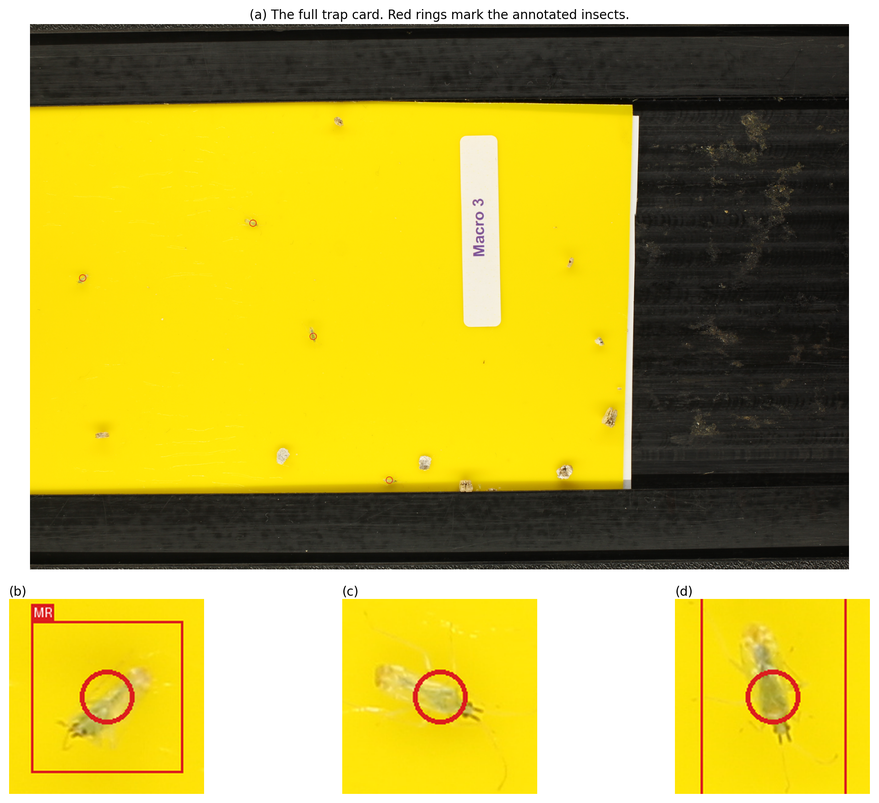
#> input picture assets/dataset_image_boxes_visible.png, 879 x 803 px, shrunk from 1934 x 1767 before the run; its folder holds only this picture in this run
$ python -i cutouts.py   (imports and definitions only)
#> lines starting #> are read from the running program, lines starting #| are printed output that depends on the picture; after the words box and inside, x2 and y2 are one past the last pixel; in counts of white or black regions, pixels touching at a corner belong together
"""Foreground extraction: raw photographs to alpha-matted cutouts.

Everything the generator composites starts here. The quality of these mattes
sets a ceiling on the quality of the synthetic data: a cutout that keeps a
halo of its original background teaches the detector to look for that halo.

Two extraction paths are provided.

``rembg`` (a U^2-Net segmentation model) gives the better mattes and is used
for the 44 Aspilanta targets. It is run in a **subprocess** rather than
imported. That is not defensiveness for its own sake: rembg pulls in
onnxruntime, which will grab the GPU and, in the same process as PyTorch,
reliably exhausts CUDA memory partway through a batch. Isolating it also means
a segfault costs one image rather than the whole run.

A classical GrabCut + guided-filter chain is the fallback, and the primary
path for the distractor set where volume matters more than perfection.
"""

from __future__ import annotations

import gc
import json
import os
import subprocess
import sys
from collections.abc import Sequence
from pathlib import Path

import cv2
import numpy as np

__all__ = [
    "SUPPORTED_EXTS", "colour_distance_mask", "guided_filter_alpha",
    "clean_mask", "grabcut_with_hint", "full_extraction",
    "extract_with_rembg", "extract_folder", "write_manifest",
]

SUPPORTED_EXTS = {".jpg", ".jpeg", ".png", ".webp", ".tif", ".tiff"}


# --------------------------------------------------------------------------- #
# Classical extraction chain
# --------------------------------------------------------------------------- #
def colour_distance_mask(img_bgr: np.ndarray, margin_frac: float = 0.08) -> np.ndarray:
    """Rough foreground mask from colour distance to the image border.

    Specimen photographs are shot against a plain surface, so the border
    pixels are a reliable sample of the background. Normalising the distance
    by the border's own per-channel standard deviation makes the 2.5-sigma
    threshold meaningful whether the background is evenly lit or not.
    """
    height, width = img_bgr.shape[:2]
    margin = max(5, int(min(height, width) * margin_frac))
    border = np.vstack([
        img_bgr[:margin, :].reshape(-1, 3),
        img_bgr[-margin:, :].reshape(-1, 3),
        img_bgr[:, :margin].reshape(-1, 3),
        img_bgr[:, -margin:].reshape(-1, 3),
    ]).astype(np.float32)

    bg_mean = border.mean(0)
    bg_std = border.std(0) + 10.0     # floor, so a flat background is not divided by ~0
    distance = np.sqrt(((img_bgr.astype(np.float32) - bg_mean) ** 2
                        / bg_std ** 2).sum(2))
    return ((distance > 2.5) * 255).astype(np.uint8)


def guided_filter_alpha(img_bgr: np.ndarray, rough_mask: np.ndarray,
                        radius: int = 4, eps: float = 1e-3) -> np.ndarray:
    """Snap a binary mask to image edges, producing a soft alpha matte.

    A guided filter smooths the mask while respecting edges in the guide
    image, which is what recovers antenna and wing-fringe detail that GrabCut
    cuts off square. ``cv2.ximgproc`` lives in opencv-contrib; the bilateral
    filter fallback is noticeably worse but keeps the pipeline running on a
    plain opencv-python install.
    """
    guide = cv2.cvtColor(img_bgr, cv2.COLOR_BGR2GRAY).astype(np.float32) / 255.0
    alpha = rough_mask.astype(np.float32) / 255.0
    try:
        gf = cv2.ximgproc.createGuidedFilter(guide[:, :, np.newaxis], radius, eps)
        refined = np.clip(gf.filter(alpha[:, :, np.newaxis])[:, :, 0], 0, 1)
    except Exception:
        refined = cv2.bilateralFilter(alpha, 9, 0.1, 15)
    return (refined * 255).astype(np.uint8)


def clean_mask(mask: np.ndarray) -> np.ndarray:
    """Close holes and keep only the largest connected component.

    Insects photographed with spread wings produce masks with interior gaps;
    the flood-fill from the corner closes those. Keeping one component then
    discards dust specks and shadow fragments that survived thresholding.
    """
    kernel = np.ones((3, 3), np.uint8)
    m = cv2.morphologyEx(mask, cv2.MORPH_CLOSE, kernel, iterations=3)
    m = cv2.morphologyEx(m, cv2.MORPH_OPEN, kernel, iterations=1)

    flood = m.copy()
    h, w = m.shape
    cv2.floodFill(flood, np.zeros((h + 2, w + 2), np.uint8), (0, 0), 255)
    m = cv2.bitwise_or(m, cv2.bitwise_not(flood))

    n_labels, labels, stats, _ = cv2.connectedComponentsWithStats(m)
    if n_labels <= 1:
        return m
    areas = stats[1:, cv2.CC_STAT_AREA]
    if len(areas) == 0:
        return m
    best = int(np.argmax(areas)) + 1
    out = np.zeros_like(m)
    out[labels == best] = 255
    return out


def grabcut_with_hint(img_bgr: np.ndarray, hint: np.ndarray,
                      iters: int = 10) -> np.ndarray:
    """GrabCut seeded from a colour-distance hint rather than a rectangle.

    Rectangle initialisation assumes the object fills most of the box, which
    is wrong for a thin moth on a wide frame. Seeding probable-foreground from
    the hint, hard-foreground from its erosion, and hard-background from the
    image border gives GrabCut a far better starting partition. Falls back to
    rectangle mode if the mask-mode call throws, which happens when the hint
    is degenerate.
    """
    height, width = img_bgr.shape[:2]
    gc_mask = np.zeros((height, width), np.uint8)
    gc_mask[hint > 0] = cv2.GC_PR_FGD
    gc_mask[hint == 0] = cv2.GC_PR_BGD

    border = max(3, min(height, width) // 20)
    gc_mask[:border, :] = cv2.GC_BGD
    gc_mask[-border:, :] = cv2.GC_BGD
    gc_mask[:, :border] = cv2.GC_BGD
    gc_mask[:, -border:] = cv2.GC_BGD
    gc_mask[cv2.erode(hint, np.ones((5, 5), np.uint8), iterations=3) > 0] = cv2.GC_FGD

    bgd = np.zeros((1, 65), np.float64)
    fgd = np.zeros((1, 65), np.float64)
    try:
        cv2.grabCut(img_bgr, gc_mask, None, bgd, fgd, iters, cv2.GC_INIT_WITH_MASK)
    except cv2.error:
        gc_mask = np.zeros((height, width), np.uint8)
        rect = (border, border, width - 2 * border, height - 2 * border)
        cv2.grabCut(img_bgr, gc_mask, rect, bgd, fgd, iters, cv2.GC_INIT_WITH_RECT)

    return np.where((gc_mask == cv2.GC_FGD) | (gc_mask == cv2.GC_PR_FGD),
                    255, 0).astype(np.uint8)


def full_extraction(img_bgr: np.ndarray) -> tuple[np.ndarray, float]:
    """Complete classical extraction. Returns ``(bgra, coverage_fraction)``.

    Coverage is the fraction of pixels retained, and doubles as the quality
    signal: below 3% the extraction found essentially nothing, above 93% it
    kept the background too. Either extreme triggers a plain rectangle-mode
    GrabCut retry, which is cruder but rarely fails in both directions.
    """
    height, width = img_bgr.shape[:2]

    hint = cv2.dilate(colour_distance_mask(img_bgr), np.ones((5, 5), np.uint8),
                      iterations=2)
    binary = grabcut_with_hint(img_bgr, hint, iters=10)
    alpha = guided_filter_alpha(img_bgr, binary, radius=4, eps=1e-3)
    _, thresholded = cv2.threshold(alpha, 30, 255, cv2.THRESH_BINARY)
    alpha = guided_filter_alpha(img_bgr, clean_mask(thresholded), radius=3, eps=5e-4)
    coverage = float((alpha > 30).sum() / (height * width))

    if coverage < 0.03 or coverage > 0.93:
        border = max(3, min(height, width) // 20)
        gc_mask = np.zeros((height, width), np.uint8)
        bgd = np.zeros((1, 65), np.float64)
        fgd = np.zeros((1, 65), np.float64)
        rect = (border, border, width - 2 * border, height - 2 * border)
        cv2.grabCut(img_bgr, gc_mask, rect, bgd, fgd, 8, cv2.GC_INIT_WITH_RECT)
        fallback = np.where((gc_mask == cv2.GC_FGD) | (gc_mask == cv2.GC_PR_FGD),
                            255, 0).astype(np.uint8)
        alpha = guided_filter_alpha(img_bgr, fallback, radius=4, eps=1e-3)
        coverage = float((alpha > 30).sum() / (height * width))

    bgra = cv2.cvtColor(img_bgr, cv2.COLOR_BGR2BGRA)
    bgra[:, :, 3] = alpha
    return bgra, coverage


# --------------------------------------------------------------------------- #
# rembg, isolated in a subprocess
# --------------------------------------------------------------------------- #
_REMBG_WORKER = '''
import sys, os, io, gc, json
os.environ["REMBG_PROVIDERS"] = "CPUExecutionProvider"
os.environ["ONNXRUNTIME_PROVIDERS"] = "CPUExecutionProvider"
import cv2, numpy as np
from PIL import Image

input_path, output_path = sys.argv[1], sys.argv[2]
img_bgr = cv2.imread(input_path)
if img_bgr is None:
    sys.exit(1)

coverage, bgra = 0.0, None
try:
    from rembg import remove as rembg_remove, new_session
    session = new_session("u2netp", providers=["CPUExecutionProvider"])
    with open(input_path, "rb") as fh:
        raw = fh.read()
    result = rembg_remove(raw, session=session)
    img_pil = Image.open(io.BytesIO(result)).convert("RGBA")
    bgra = cv2.cvtColor(np.array(img_pil), cv2.COLOR_RGBA2BGRA)
    alpha = np.array(img_pil.split()[3])
    coverage = float((alpha > 30).sum() / alpha.size)
    del session, raw, result
    gc.collect()
except Exception as exc:
    sys.stderr.write("rembg: %s\\n" % exc)

if bgra is None or coverage < 0.05:
    h, w = img_bgr.shape[:2]
    border = max(3, min(h, w) // 20)
    gc_mask = np.zeros((h, w), np.uint8)
    bgd = np.zeros((1, 65), np.float64)
    fgd = np.zeros((1, 65), np.float64)
    cv2.grabCut(img_bgr, gc_mask, (border, border, w - 2 * border, h - 2 * border),
                bgd, fgd, 8, cv2.GC_INIT_WITH_RECT)
    mask = np.where((gc_mask == 2) | (gc_mask == 0), 0, 255).astype(np.uint8)
    bgra = cv2.cvtColor(img_bgr, cv2.COLOR_BGR2BGRA)
    bgra[:, :, 3] = mask
    coverage = float((mask > 30).sum() / mask.size)

cv2.imwrite(output_path, bgra)
print(json.dumps({"coverage": round(coverage, 3)}))
'''


# [101 lines left out: functions _worker_script, extract_with_rembg, extract_folder, write_manifest, not called in this run]

>>> import cv2
>>> picture = cv2.imread('../../../assets/dataset_image_boxes_visible.png')
#> picture is the input picture: shape (803, 879, 3); mean B, G, R 69, 172.9, 186.9
>>> result = full_extraction(picture)
#> in colour_distance_mask, `bg_mean = border.mean(0)`: bg_mean = [118.3, 185, 195.5]
#> in colour_distance_mask, `bg_std = border.std(0) + 10.0`: bg_std = [126.8, 103.6, 106.3]
#> in colour_distance_mask, `distance = np.sqrt(((img_bgr.astype(np.float32) - bg_mean) ** 2 / bg_s..`:
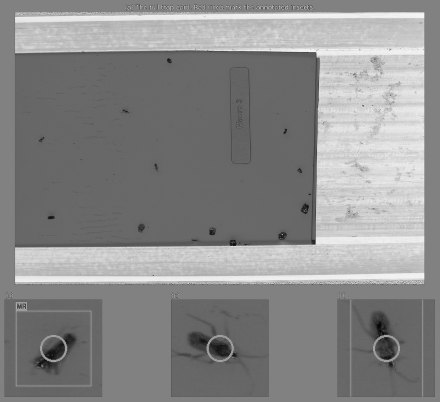
#> distance: shape (803, 879) float32 (shown at 1/2 size); min 0.00553, max 2.73, mean 1.48; drawn with min black and max white
#> in colour_distance_mask, `return ((distance > 2.5) * 255).astype(np.uint8)`:
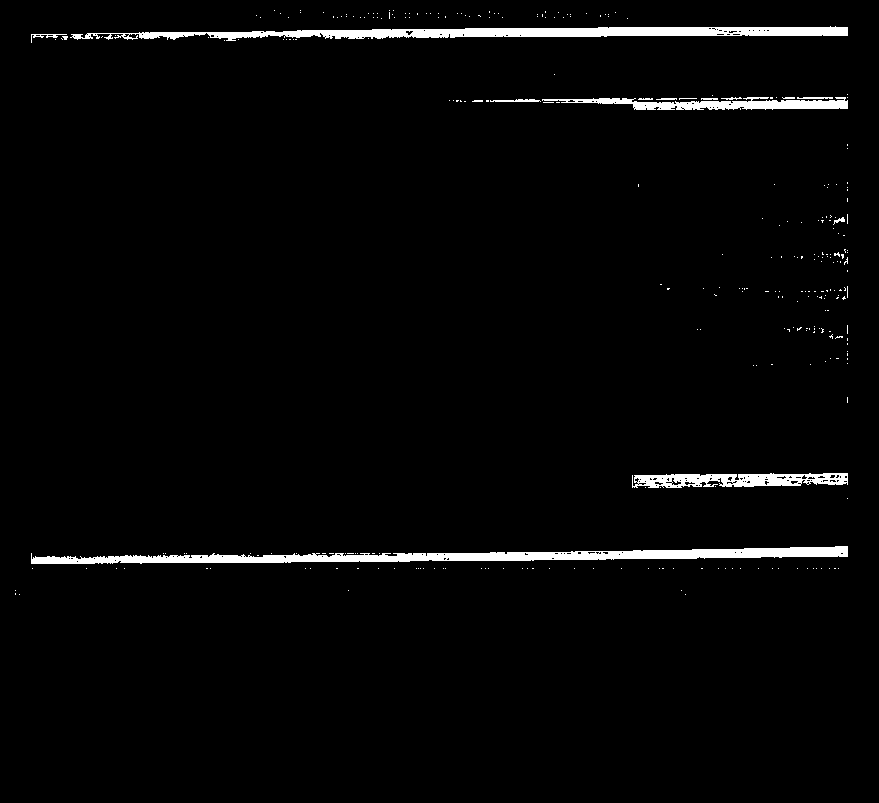
#> returned value: shape (803, 879); 2.5% white; 306 white regions (292 under 20 px), largest, box (x1, y1, x2, y2) and area: (31, 546, 848, 564) 6578, (70, 26, 848, 41) 5820, (632, 473, 848, 488) 2191
#> in guided_filter_alpha, `guide = cv2.cvtColor(img_bgr, cv2.COLOR_BGR2GRAY).astype(np.float32) /..`:
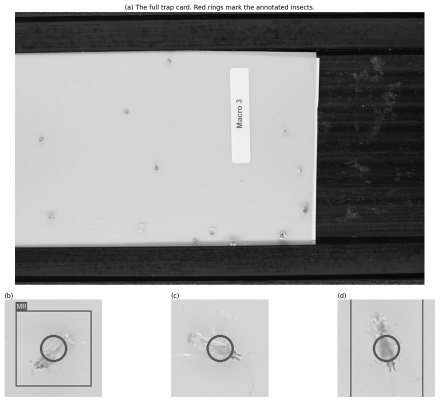
#> guide: shape (803, 879) float32 (shown at 1/2 size); min 0, max 1, mean 0.648
#> in clean_mask, `n_labels, labels, stats, _ = cv2.connectedComponentsWithStats(m)`:
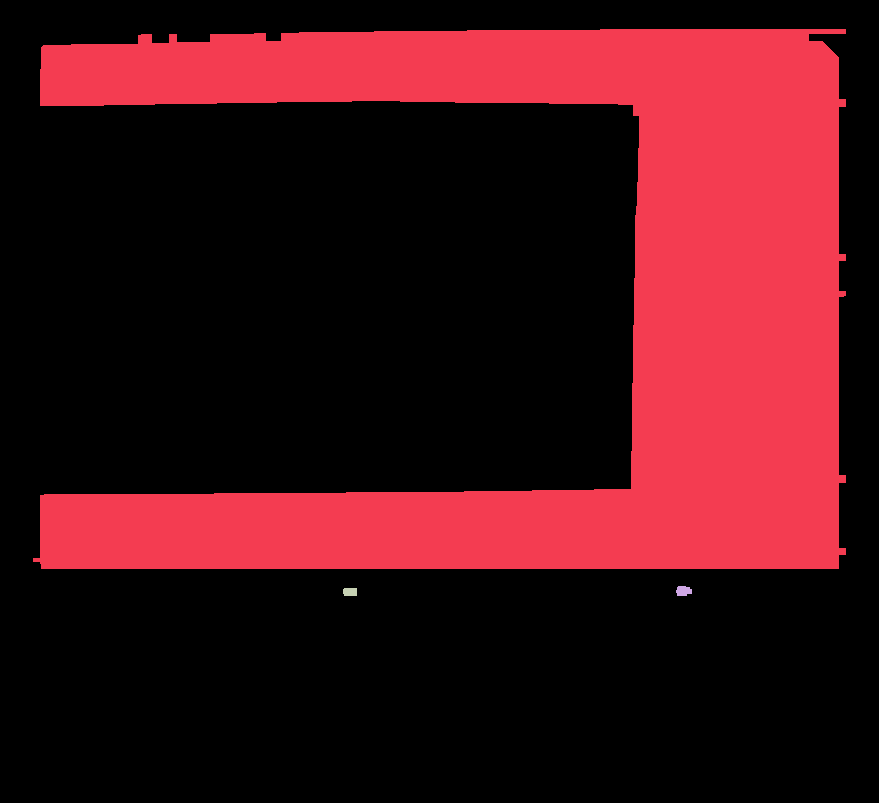
#> labels: shape (803, 879) int32; 4 distinct labels, from 0 to 3; one colour per label, 0 black
#> in clean_mask, `n_labels, labels, stats, _ = cv2.connectedComponentsWithStats(m)`: n_labels = 4; stats = [[0, 0, 879, 803, 508683], [33, 29, 813, 540, 196913], [676, 586, 16, 10, 132], [343, 588, 14, 8, 109]]
#> in clean_mask, `areas = stats[1:, cv2.CC_STAT_AREA]`: areas = [196913, 132, 109]
#> in clean_mask, `best = int(np.argmax(areas)) + 1`: best = 1
#> call 2 of guided_filter_alpha, with radius = 3, eps = 0.0005
#> in guided_filter_alpha (call 2), `alpha = rough_mask.astype(np.float32) / 255.0`:
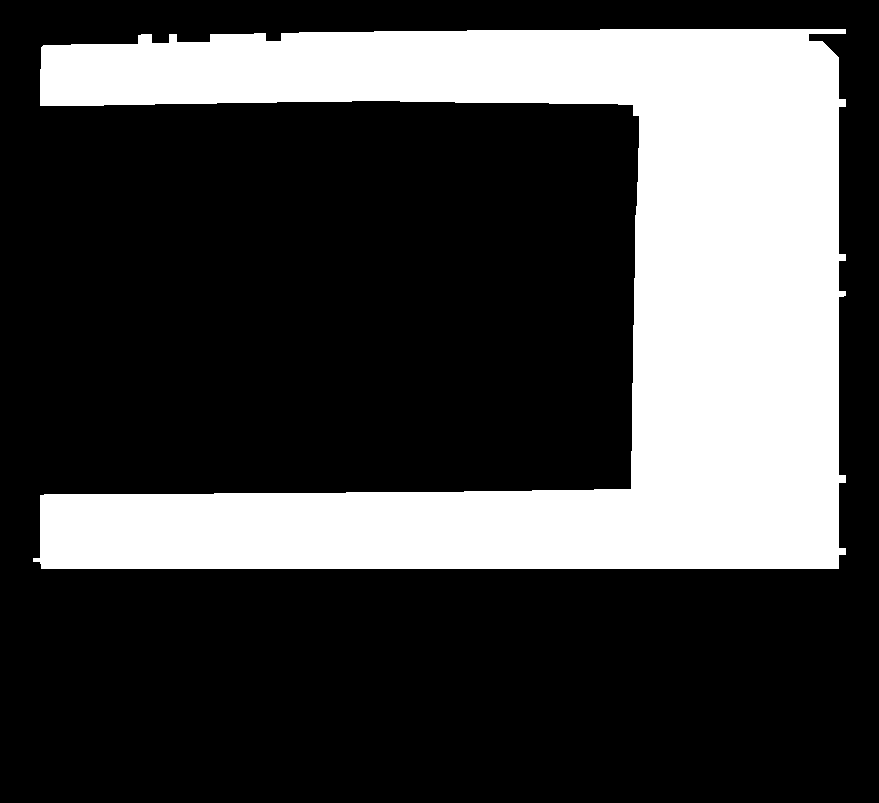
#> alpha: shape (803, 879) float32; values 0 (black) and 1 (white), 27.9% white; 1 white region, box (x1, y1, x2, y2) and area: (33, 29, 846, 569) 196913
#> in full_extraction, `coverage = float((alpha > 30).sum() / (height * width))`: coverage = 0.279

$ run again, on assets/synthetic_train_examples.png
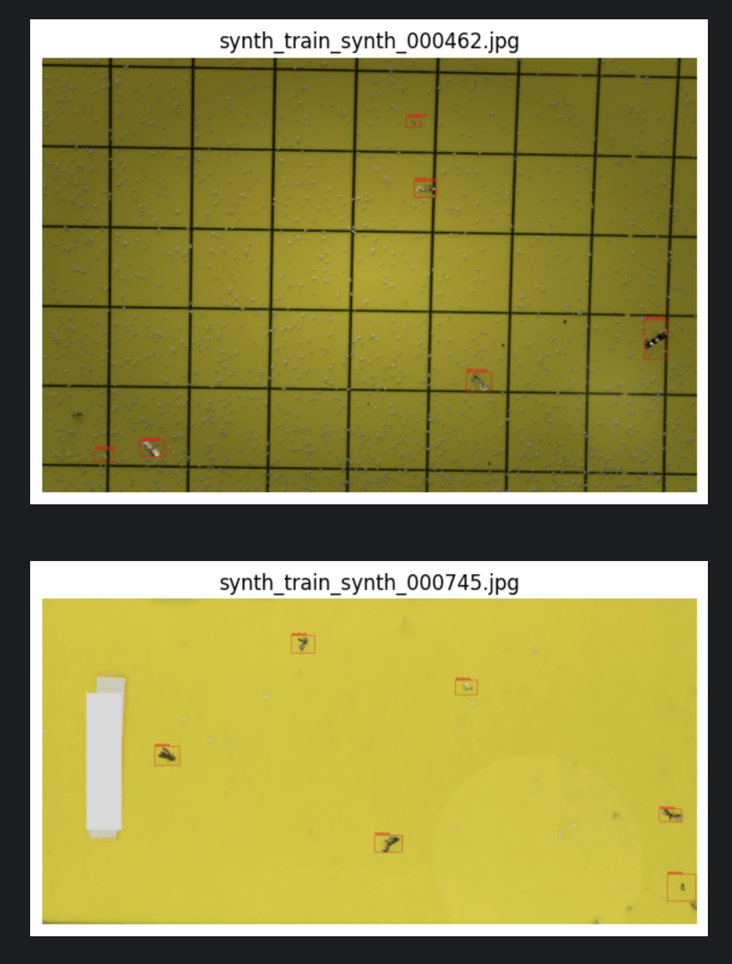
#> input picture assets/synthetic_train_examples.png, 732 x 964 px, shrunk from 1214 x 1598 before the run
#> picture is the input picture: shape (964, 732, 3); mean B, G, R 71.5, 140, 147.2
#> bg_mean = [100.3, 120.6, 122.5]
#> bg_std = [106.8, 109.1, 110.7]
#> binary: shape (964, 732); 69.1% white; 14 black regions, largest, box (x1, y1, x2, y2) and area: (0, 0, 732, 964) 208608, (86, 677, 125, 838) 5607, (644, 316, 668, 360) 1047
#> flood: shape (964, 732); 98.7% white; 7 black regions, largest, box (x1, y1, x2, y2) and area: (86, 677, 124, 838) 5601, (644, 316, 668, 360) 1047, (465, 369, 492, 393) 630
#> in clean_mask, `n_labels, labels, stats, _ = cv2.connectedComponentsWithStats(m)`:
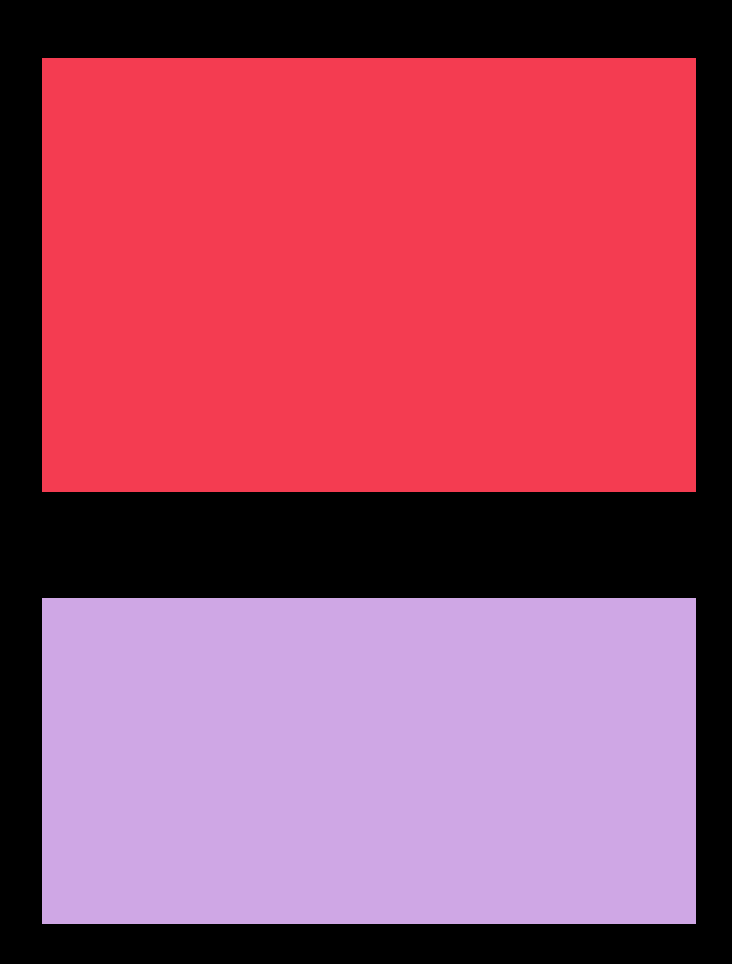
#> labels: shape (964, 732) int32; 3 distinct labels, from 0 to 2; one colour per label, 0 black
#> n_labels = 3; stats = [[0, 0, 732, 964, 208608], [42, 58, 654, 434, 283836], [42, 598, 654, 326, 213204]]
#> areas = [283836, 213204]
#> best = 1
#> in guided_filter_alpha (call 2), `alpha = rough_mask.astype(np.float32) / 255.0`:
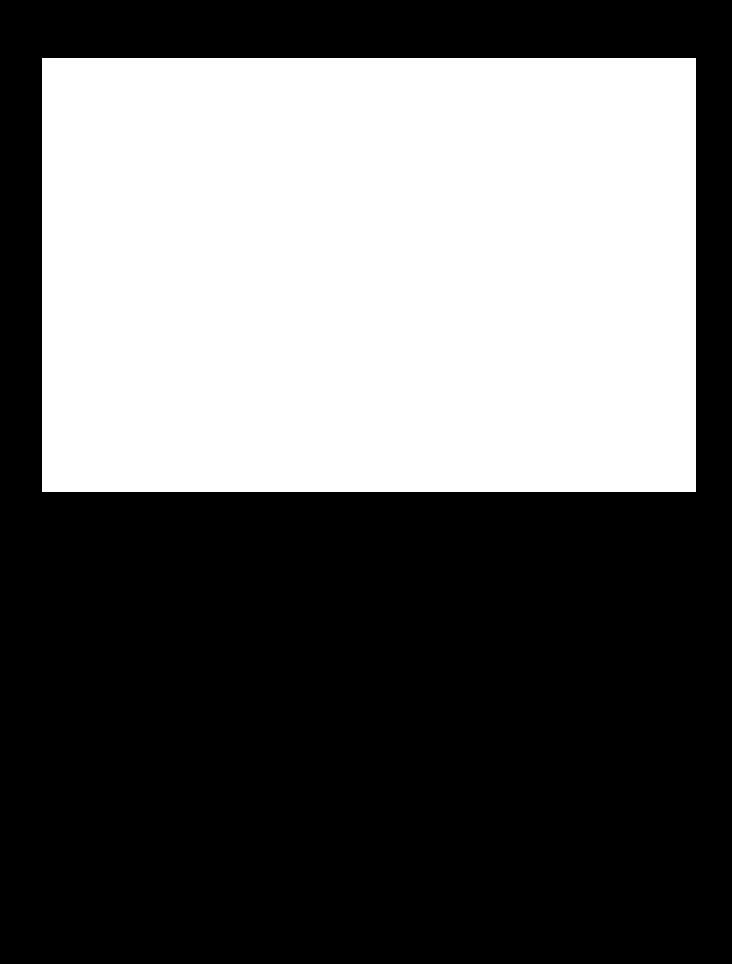
#> alpha: shape (964, 732) float32; values 0 (black) and 1 (white), 40.2% white; 1 white region, box (x1, y1, x2, y2) and area: (42, 58, 696, 492) 283836
#> coverage = 0.402
